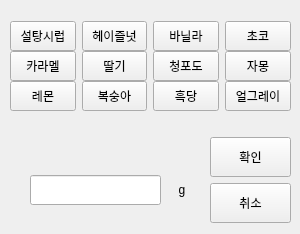
      <widget class="QWidget" name="SYRUP_2">
       <widget class="QWidget" name="layoutWidget_12">
        <property name="geometry">
         <rect>
          <x>210</x>
          <y>137</y>
          <width>81</width>
          <height>88</height>
         </rect>
        </property>
        <layout class="QVBoxLayout" name="verticalLayout_13">
         <item>
          <widget class="QPushButton" name="BTN_SYRUP_OK_2">
           <property name="minimumSize">
            <size>
             <width>50</width>
             <height>40</height>
            </size>
           </property>
           <property name="text">
            <string>확인</string>
           </property>
          </widget>
         </item>
         <item>
          <widget class="QPushButton" name="BTN_SYRUP_CANCEL_2">
           <property name="minimumSize">
            <size>
             <width>50</width>
             <height>40</height>
            </size>
           </property>
           <property name="text">
            <string>취소</string>
           </property>
          </widget>
         </item>
        </layout>
       </widget>
       <widget class="QWidget" name="layoutWidget_13">
        <property name="geometry">
         <rect>
          <x>30</x>
          <y>170</y>
          <width>167</width>
          <height>41</height>
         </rect>
        </property>
        <layout class="QGridLayout" name="gridLayout_6">
         <item row="0" column="1">
          <widget class="QLabel" name="label_17">
           <property name="minimumSize">
            <size>
             <width>30</width>
             <height>0</height>
            </size>
           </property>
           <property name="text">
            <string>g</string>
           </property>
           <property name="alignment">
            <set>Qt::AlignCenter</set>
           </property>
          </widget>
         </item>
         <item row="0" column="0">
          <widget class="QLineEdit" name="LE_SYRUP_2">
           <property name="minimumSize">
            <size>
             <width>0</width>
             <height>30</height>
            </size>
           </property>
           <property name="alignment">
            <set>Qt::AlignCenter</set>
           </property>
          </widget>
         </item>
        </layout>
       </widget>
       <widget class="QWidget" name="layoutWidget_14">
        <property name="geometry">
         <rect>
          <x>10</x>
          <y>20</y>
          <width>281</width>
          <height>32</height>
         </rect>
        </property>
        <layout class="QHBoxLayout" name="horizontalLayout_2">
         <item>
          <widget class="QPushButton" name="BTN_SYRUP_13">
           <property name="minimumSize">
            <size>
             <width>50</width>
             <height>30</height>
            </size>
           </property>
           <property name="text">
            <string>설탕시럽</string>
           </property>
          </widget>
         </item>
         <item>
          <widget class="QPushButton" name="BTN_SYRUP_14">
           <property name="minimumSize">
            <size>
             <width>50</width>
             <height>30</height>
            </size>
           </property>
           <property name="text">
            <string>헤이즐넛</string>
           </property>
          </widget>
         </item>
         <item>
          <widget class="QPushButton" name="BTN_SYRUP_15">
           <property name="minimumSize">
            <size>
             <width>50</width>
             <height>30</height>
            </size>
           </property>
           <property name="text">
            <string>바닐라</string>
           </property>
          </widget>
         </item>
         <item>
          <widget class="QPushButton" name="BTN_SYRUP_16">
           <property name="minimumSize">
            <size>
             <width>50</width>
             <height>30</height>
            </size>
           </property>
           <property name="text">
            <string>초코</string>
           </property>
          </widget>
         </item>
        </layout>
       </widget>
       <widget class="QWidget" name="layoutWidget_15">
        <property name="geometry">
         <rect>
          <x>10</x>
          <y>50</y>
          <width>281</width>
          <height>32</height>
         </rect>
        </property>
        <layout class="QHBoxLayout" name="horizontalLayout_7">
         <item>
          <widget class="QPushButton" name="BTN_SYRUP_17">
           <property name="minimumSize">
            <size>
             <width>50</width>
             <height>30</height>
            </size>
           </property>
           <property name="text">
            <string>카라멜</string>
           </property>
          </widget>
         </item>
         <item>
          <widget class="QPushButton" name="BTN_SYRUP_18">
           <property name="minimumSize">
            <size>
             <width>50</width>
             <height>30</height>
            </size>
           </property>
           <property name="text">
            <string>딸기</string>
           </property>
          </widget>
         </item>
         <item>
          <widget class="QPushButton" name="BTN_SYRUP_19">
           <property name="minimumSize">
            <size>
             <width>50</width>
             <height>30</height>
            </size>
           </property>
           <property name="text">
            <string>청포도</string>
           </property>
          </widget>
         </item>
         <item>
          <widget class="QPushButton" name="BTN_SYRUP_20">
           <property name="minimumSize">
            <size>
             <width>50</width>
             <height>30</height>
            </size>
           </property>
           <property name="text">
            <string>자몽</string>
           </property>
          </widget>
         </item>
        </layout>
       </widget>
       <widget class="QWidget" name="layoutWidget_25">
        <property name="geometry">
         <rect>
          <x>10</x>
          <y>80</y>
          <width>281</width>
          <height>32</height>
         </rect>
        </property>
        <layout class="QHBoxLayout" name="horizontalLayout_8">
         <item>
          <widget class="QPushButton" name="BTN_SYRUP_21">
           <property name="minimumSize">
            <size>
             <width>50</width>
             <height>30</height>
            </size>
           </property>
           <property name="text">
            <string>레몬</string>
           </property>
          </widget>
         </item>
         <item>
          <widget class="QPushButton" name="BTN_SYRUP_22">
           <property name="minimumSize">
            <size>
             <width>50</width>
             <height>30</height>
            </size>
           </property>
           <property name="text">
            <string>복숭아</string>
           </property>
          </widget>
         </item>
         <item>
          <widget class="QPushButton" name="BTN_SYRUP_23">
           <property name="minimumSize">
            <size>
             <width>50</width>
             <height>30</height>
            </size>
           </property>
           <property name="text">
            <string>흑당</string>
           </property>
          </widget>
         </item>
         <item>
          <widget class="QPushButton" name="BTN_SYRUP_24">
           <property name="minimumSize">
            <size>
             <width>50</width>
             <height>30</height>
            </size>
           </property>
           <property name="text">
            <string>얼그레이</string>
           </property>
          </widget>
         </item>
        </layout>
       </widget>
      </widget>
